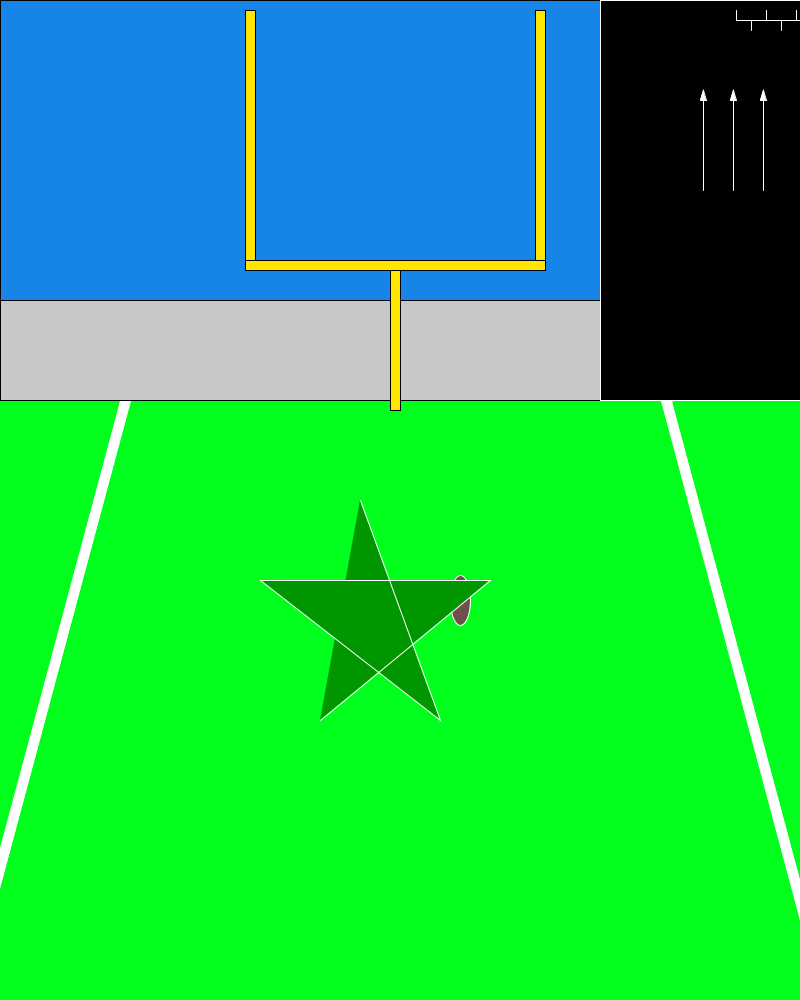
Frame 1 (no input)
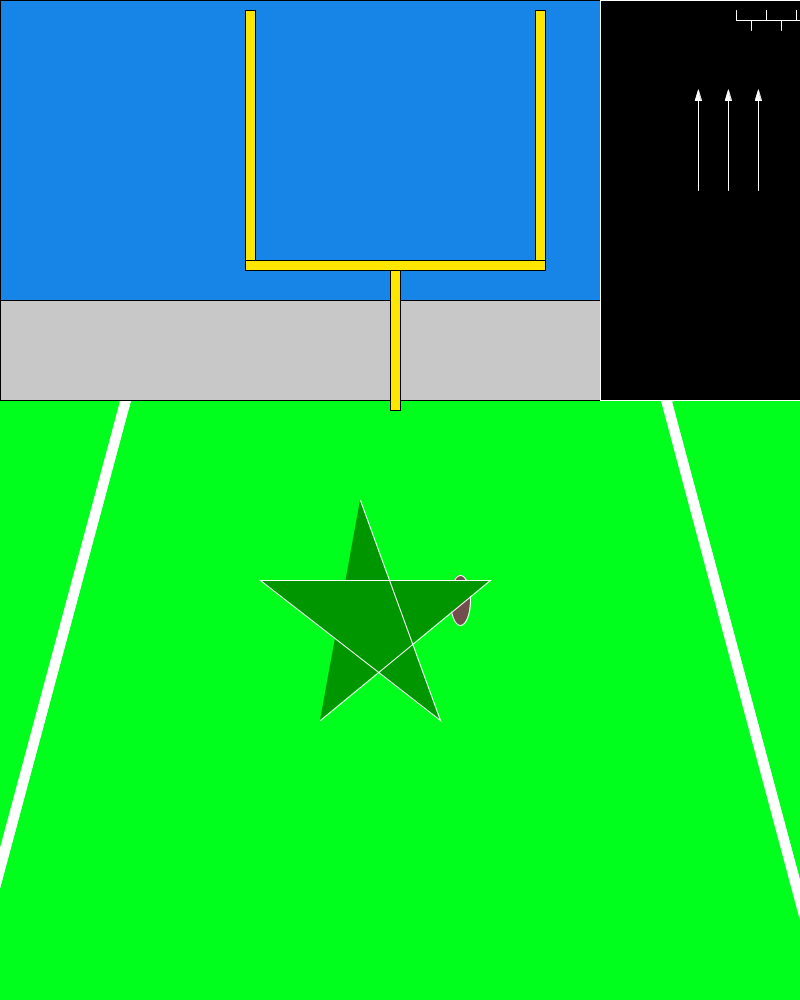
Frame 60 (the mouse pressed at the canvas centre just before this capture)
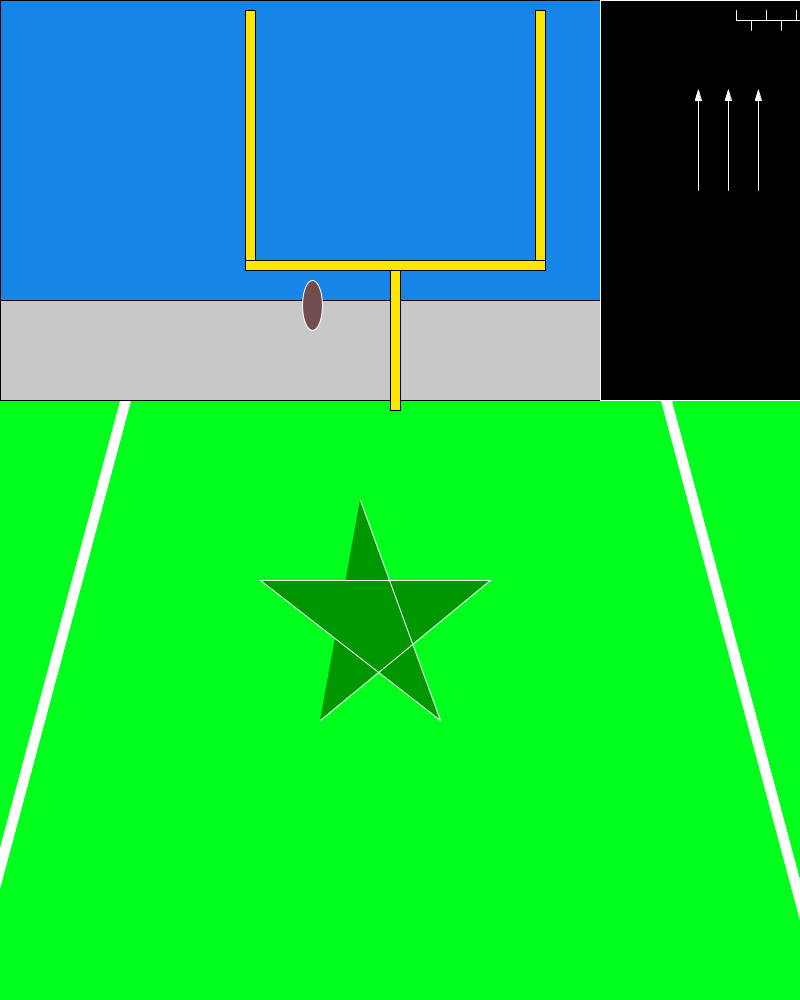
Frame 120 (the mouse held since frame 60 and released just before this capture)

The Processing sketch that drew these frames (run headless with seeded random() and noise(); from frame 60 on, the mouse is pressed at the canvas centre):

// Processing sketch: Partner_Functions
// ── Partner_Functions.pde
float fgx1 = 0;
int line_x = 700;
int mousepressed = 0;
int dir =1;
int loseOrWin = 0;
float fgx2 = fgx1+30;
float middle = (fgx1+fgx2)/2;
float chance = random(1, 100);
float speed = random(1, 10);
float football_x = 400;
float football_y = 600;
float movement = 50;

void setup() {
  size(800, 1000);
  fgx1 = random(660, 740);
}

void mousePressed() {

  mousepressed = 1;
  if (line_x <= fgx1 || line_x >= fgx2) {
    loseOrWin = 2;
  } else {
    print(line_x - middle);
    if (chance >= (abs(line_x - middle)))
      //I used processing.org for the absolute value function abs()
      loseOrWin = 1;
    else {
      loseOrWin = 2;
    }
  }
}


void draw() {

  if (line_x >=800 || line_x <= 600) {
    dir *= -1;
  }
  if (mousepressed == 0) {
    line_x += (speed*dir);
  }
  middle = (fgx1+fgx2)/2;
  stroke(0);
  fgx2 = fgx1+30;
  background(0, 255, 28);
  fill(23, 133, 232);
  rect(0, 0, width, 360);
  fill(200);
  rect(0, 300, width, 100);
  fill(255, 230, 0);
  rect(390, 260, 10, 150);
  rect(245, 260, 300, 10);
  rect(245, 10, 10, 250);
  rect(535, 10, 10, 250);
  fill(255);
  stroke(255);
  rotate(radians(15));
  rect(220, 357, 10, 550);
  triangle(220, 357, 230, 354, 230, 360);
  rotate(radians(-30));
  rect(535, 562, 10, 550);
  triangle(535, 562, 545, 562, 535, 559);
  rotate(radians(15));
  fill(0);
  rect(600, 0, 200, 400);
  fill(255);
  field_goal();
  translate(30, 0);
  field_goal();
  translate(30, 0);
  field_goal();


  fill(113, 77, 77);
  ellipse(football_x, football_y, 20, movement);




  if (loseOrWin == 1) {
    if (football_y > 100);
    football_y -= 5;
  }

  if (loseOrWin == 2) {
    if (football_y > -50) {
      football_y -=5;
      if (line_x < middle) {
        football_x -=2.5;
      } else {
        football_x +=2.5;
      }
    }
  }
  fill(0, 150, 0);
  star();
}
void field_goal() {
  line(fgx1, 10, fgx1, 20);
  line(fgx2, 10, fgx2, 20);
  line(fgx1, 20, fgx2, 20);
  line(fgx1 + 15, 20, fgx1 + 15, 30);
  line(line_x, 190, line_x, 100);
  triangle(line_x, 90, line_x+3, 100, line_x-3, 100);
}
void star() {
  beginShape();
  translate(180, 470);
  vertex(120, 30); //highest
  vertex(200, 250);
  vertex(20, 110);
  vertex(250, 110);
  vertex(80, 250);
  endShape();
}
